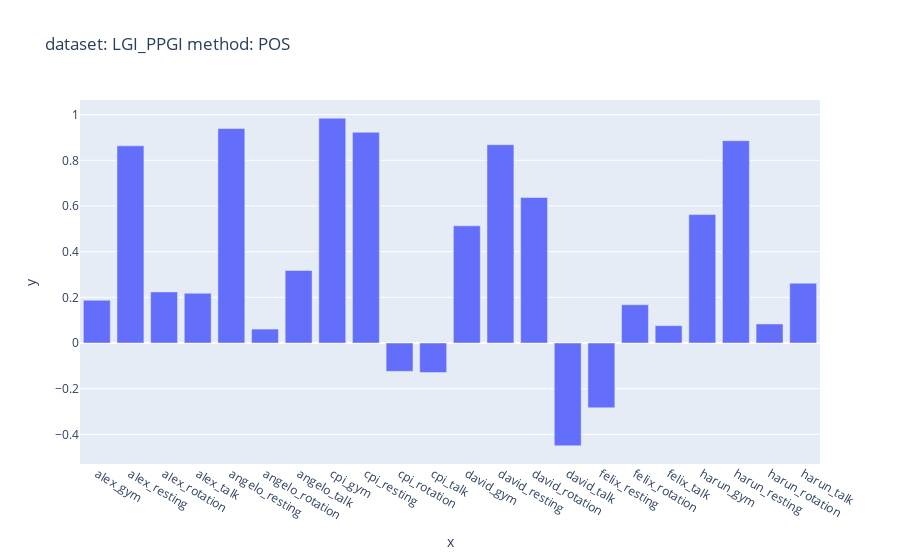
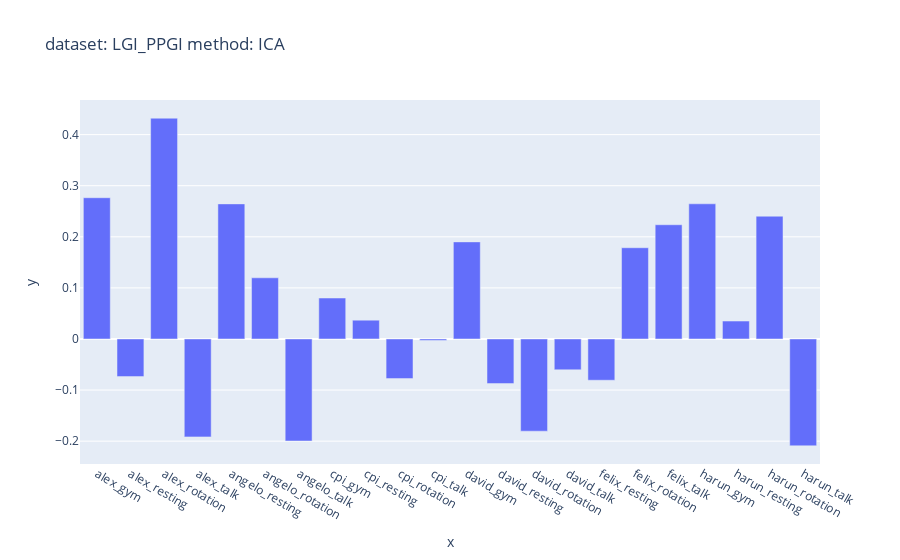
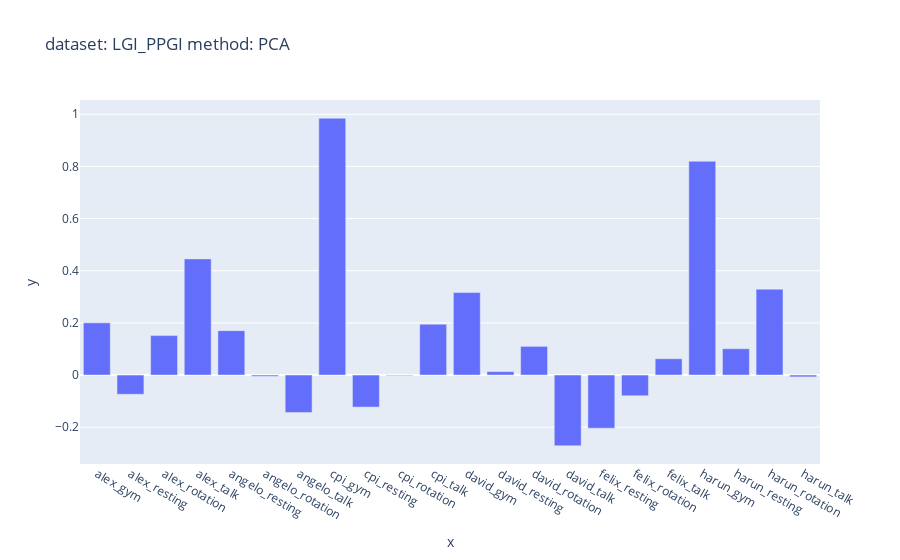

Write notebook code for charts like these, in order.
### Code cell
# holistic
path_results = "../results/test/" # general path for cfg# general path for data
method = 'holistic'
DETAILS(dataset, method, metric='PCC')

### Figure 1 — Plotly figure (JSON) as saved in the notebook; plotly's stock layout.template omitted (floating-point values rounded to 4 significant figures)
{"data": [{"alignmentgroup": "True", "hovertemplate": "x=%{x}<br>y=%{y}<extra></extra>", "legendgroup": "", "marker": {"color": "#636efa", "pattern": {"shape": ""}}, "name": "", "offsetgroup": "", "orientation": "v", "showlegend": false, "textposition": "auto", "type": "bar", "x": ["alex_gym", "alex_resting", "alex_rotation", "alex_talk", "angelo_resting", "angelo_rotation", "angelo_talk", "cpi_gym", "cpi_resting", "cpi_rotation", "cpi_talk", "david_gym", "david_resting", "david_rotation", "david_talk", "felix_resting", "felix_rotation", "felix_talk", "harun_gym", "harun_resting", "harun_rotation", "harun_talk"], "xaxis": "x", "y": [0.1877, 0.8633, 0.2239, 0.2178, 0.9391, 0.06108, 0.3179, 0.9844, 0.9228, -0.1241, -0.1292, 0.5133, 0.8684, 0.6372, -0.45, -0.2836, 0.1675, 0.07612, 0.5624, 0.886, 0.08348, 0.2618], "yaxis": "y"}], "layout": {"barmode": "relative", "legend": {"tracegroupgap": 0}, "title": {"text": "dataset: LGI_PPGI method: POS"}, "xaxis": {"anchor": "y", "domain": [0, 1], "title": {"text": "x"}, "type": "category"}, "yaxis": {"anchor": "x", "domain": [0, 1], "title": {"text": "y"}}}}

### Figure 2 — Plotly figure (JSON) as saved in the notebook; plotly's stock layout.template omitted (floating-point values rounded to 4 significant figures)
{"data": [{"alignmentgroup": "True", "hovertemplate": "x=%{x}<br>y=%{y}<extra></extra>", "legendgroup": "", "marker": {"color": "#636efa", "pattern": {"shape": ""}}, "name": "", "offsetgroup": "", "orientation": "v", "showlegend": false, "textposition": "auto", "type": "bar", "x": ["alex_gym", "alex_resting", "alex_rotation", "alex_talk", "angelo_resting", "angelo_rotation", "angelo_talk", "cpi_gym", "cpi_resting", "cpi_rotation", "cpi_talk", "david_gym", "david_resting", "david_rotation", "david_talk", "felix_resting", "felix_rotation", "felix_talk", "harun_gym", "harun_resting", "harun_rotation", "harun_talk"], "xaxis": "x", "y": [0.2765, -0.07361, 0.4321, -0.1916, 0.2644, 0.1197, -0.1997, 0.0802, 0.03674, -0.07754, -0.002871, 0.19, -0.08729, -0.1805, -0.06027, -0.08077, 0.1786, 0.2236, 0.2645, 0.03513, 0.2403, -0.2091], "yaxis": "y"}], "layout": {"barmode": "relative", "legend": {"tracegroupgap": 0}, "title": {"text": "dataset: LGI_PPGI method: ICA"}, "xaxis": {"anchor": "y", "domain": [0, 1], "title": {"text": "x"}, "type": "category"}, "yaxis": {"anchor": "x", "domain": [0, 1], "title": {"text": "y"}}}}

### Figure 3 — Plotly figure (JSON) as saved in the notebook; plotly's stock layout.template omitted (floating-point values rounded to 4 significant figures)
{"data": [{"alignmentgroup": "True", "hovertemplate": "x=%{x}<br>y=%{y}<extra></extra>", "legendgroup": "", "marker": {"color": "#636efa", "pattern": {"shape": ""}}, "name": "", "offsetgroup": "", "orientation": "v", "showlegend": false, "textposition": "auto", "type": "bar", "x": ["alex_gym", "alex_resting", "alex_rotation", "alex_talk", "angelo_resting", "angelo_rotation", "angelo_talk", "cpi_gym", "cpi_resting", "cpi_rotation", "cpi_talk", "david_gym", "david_resting", "david_rotation", "david_talk", "felix_resting", "felix_rotation", "felix_talk", "harun_gym", "harun_resting", "harun_rotation", "harun_talk"], "xaxis": "x", "y": [0.2002, -0.07372, 0.1513, 0.4453, 0.1703, -0.004928, -0.1436, 0.9849, -0.1229, -0.002166, 0.1951, 0.3163, 0.01316, 0.11, -0.2713, -0.2037, -0.07946, 0.06242, 0.8198, 0.1009, 0.3293, -0.00707], "yaxis": "y"}], "layout": {"barmode": "relative", "legend": {"tracegroupgap": 0}, "title": {"text": "dataset: LGI_PPGI method: PCA"}, "xaxis": {"anchor": "y", "domain": [0, 1], "title": {"text": "x"}, "type": "category"}, "yaxis": {"anchor": "x", "domain": [0, 1], "title": {"text": "y"}}}}
